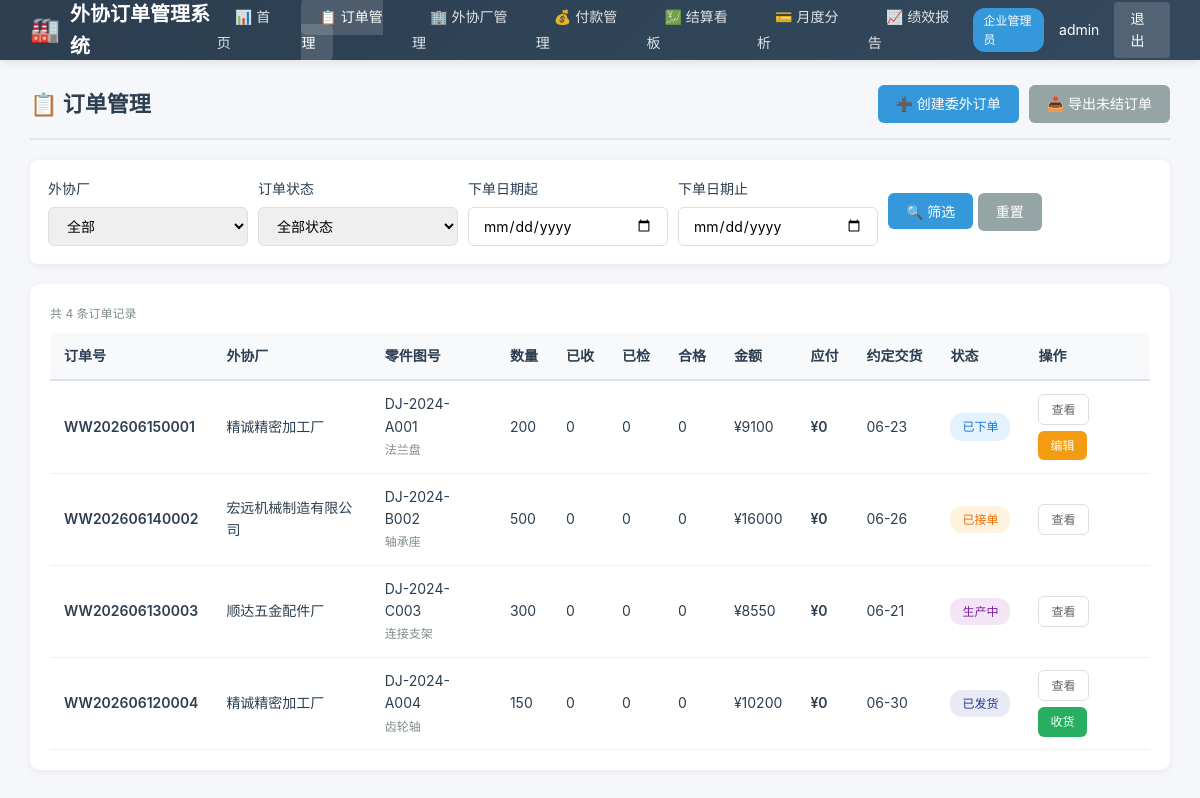
/orders (signed in), run on the app's committed database.
### models.py (models this page shows, shortened)
class User(UserMixin, db.Model):
    __tablename__ = 'users'
    id = db.Column(db.Integer, primary_key=True)
    username = db.Column(db.String(80), unique=True, nullable=False)
    password_hash = db.Column(db.String(256), nullable=False)
    role = db.Column(db.String(20), nullable=False)
    supplier_id = db.Column(db.Integer, db.ForeignKey('suppliers.id'), nullable=True)
    created_at = db.Column(db.DateTime, default=datetime.now)
    supplier = db.relationship('Supplier', backref='users', lazy=True)

class Order(db.Model):
    __tablename__ = 'orders'
    id = db.Column(db.Integer, primary_key=True)
    order_no = db.Column(db.String(40), unique=True, nullable=False)
    supplier_id = db.Column(db.Integer, db.ForeignKey('suppliers.id'), nullable=False)
    drawing_no = db.Column(db.String(80), nullable=False)
    part_name = db.Column(db.String(120))
    quantity = db.Column(db.Integer, nullable=False)
    unit_price = db.Column(db.Float, nullable=False)
    agreed_delivery_date = db.Column(db.Date, nullable=False)
    status = db.Column(db.String(20), default='已下单', nullable=False)
    remark = db.Column(db.String(512))
    created_at = db.Column(db.DateTime, default=datetime.now)
    accepted_at = db.Column(db.DateTime)
    production_at = db.Column(db.DateTime)
    shipped_at = db.Column(db.DateTime)
    first_arrived_at = db.Column(db.DateTime)
    last_arrived_at = db.Column(db.DateTime)
    first_inspected_at = db.Column(db.DateTime)
    last_inspected_at = db.Column(db.DateTime)
    completed_at = db.Column(db.DateTime)
    receipts = db.relationship('Receipt', backref='order', lazy=True, order_by='Receipt.created_at')
    inspections = db.relationship('Inspection', backref='order', lazy=True, order_by='Inspection.created_at')
    payment_requests = db.relationship('PaymentRequest', backref='order', lazy=True)
    def get_total_amount(self):
        return self.quantity * self.unit_price
    def get_total_received(self):
        return db.session.query(func.sum(Receipt.received_quantity)).filter(
            Receipt.order_id == self.id
        ).scalar() or 0
    def get_total_qualified(self):
        return db.session.query(func.sum(Inspection.qualified_quantity)).filter(
            Inspection.order_id == self.id
        ).scalar() or 0
    def get_total_unqualified(self):
        return db.session.query(func.sum(Inspection.unqualified_quantity)).filter(
            Inspection.order_id == self.id
        ).scalar() or 0
    def get_total_inspected(self):
        return self.get_total_qualified() + self.get_total_unqualified()
    def get_payable_amount(self):
        return self.get_total_qualified() * self.unit_price
    def get_remaining_quantity(self):
        return self.quantity - self.get_total_received()
    def can_create_receipt(self):
        return self.status in ['已发货', '部分到货'] and self.get_remaining_quantity() > 0

class Supplier(db.Model):
    __tablename__ = 'suppliers'
    id = db.Column(db.Integer, primary_key=True)
    name = db.Column(db.String(120), unique=True, nullable=False)
    contact = db.Column(db.String(80))
    phone = db.Column(db.String(30))
    address = db.Column(db.String(256))
    monthly_capacity = db.Column(db.Integer, default=1000)
    created_at = db.Column(db.DateTime, default=datetime.now)
    orders = db.relationship('Order', backref='supplier', lazy=True, foreign_keys='Order.supplier_id')
    def get_pending_quantity(self):
        pending = db.session.query(func.sum(Order.quantity)).filter(
            Order.supplier_id == self.id,
            Order.status.in_(['已下单', '已接单', '生产中', '已发货'])
        ).scalar() or 0
        received = db.session.query(func.sum(Receipt.received_quantity)).join(Order).filter(
            Order.supplier_id == self.id,
            Order.status.in_(['已下单', '已接单', '生产中', '已发货', '部分到货', '已到货', '质检中'])
        ).scalar() or 0
        return pending - received

### app.py (the view)
    @app.route('/orders')
    @login_required
    def list_orders():
        query = Order.query
        query = apply_order_filters(query, request.args)
        orders = query.order_by(Order.created_at.desc()).all()
        suppliers = Supplier.query.all() if current_user.role == 'enterprise' else []
        statuses = ['已下单', '已接单', '生产中', '已发货', '部分到货', '已到货', '质检中', '质检完成', '已完成']
        return render_template('orders/list.html', orders=orders, suppliers=suppliers,
                               status_filter=request.args.get('status', ''),
                               supplier_filter=request.args.get('supplier_id', type=int),
                               start_date=request.args.get('start_date', ''),
                               end_date=request.args.get('end_date', ''),
                               statuses=statuses)

### templates/orders/list.html (shortened to what this page needs)
{% extends 'base.html' %}
{% block content %}
<div class="page-header">
    <h1>📋 订单管理</h1>
    <div class="actions flex gap-10">
        {% if current_user.role == 'enterprise' %}
        <a href="{{ url_for('create_order') }}" class="btn btn-primary">➕ 创建委外订单</a>
        <a href="{{ url_for('export_unsettled_orders', supplier_id=supplier_filter, status=status_filter, start_date=start_date, end_date=end_date) }}" class="btn btn-secondary">📥 导出未结订单</a>
        {% endif %}
    </div>
</div>
<div class="filter-bar">
    <form method="get" class="flex gap-10 flex-wrap align-center" style="width:100%">
        {% if current_user.role == 'enterprise' %}
        <div class="form-group">
            <label>外协厂</label>
            <select name="supplier_id" class="form-control">
                <option value="">全部</option>
            </select>
        </div>
        {% endif %}
        <div class="form-group">
            <label>订单状态</label>
            <select name="status" class="form-control">
                <option value="">全部状态</option>
            </select>
        </div>
        <div class="form-group">
            <label>下单日期起</label>
            <input type="date" name="start_date" class="form-control" value="{{ start_date }}">
        </div>
        <div class="form-group">
            <label>下单日期止</label>
            <input type="date" name="end_date" class="form-control" value="{{ end_date }}">
        </div>
        <div class="form-group">
            <button type="submit" class="btn btn-primary">🔍 筛选</button>
            <a href="{{ url_for('list_orders') }}" class="btn btn-secondary">重置</a>
        </div>
    </form>
</div>
<div class="card">
    <div class="flex space-between align-center mb-10">
        <div class="text-small text-muted">共 {{ orders|length }} 条订单记录</div>
    </div>
    <div class="table-wrapper">
        <table class="data-table">
            <thead>
                <tr>
                    <th>订单号</th>
                    {% if current_user.role == 'enterprise' %}<th>外协厂</th>{% endif %}
                    <th>零件图号</th>
                    <th>数量</th>
                    <th>已收</th>
                    <th>已检</th>
                    <th>合格</th>
                    <th>金额</th>
                    <th>应付</th>
                    <th>约定交货</th>
                    <th>状态</th>
                    <th>操作</th>
                </tr>
            </thead>
            <tbody>
            {% for o in orders %}
                <tr>
                    <td class="font-bold">{{ o.order_no }}</td>
                    {% if current_user.role == 'enterprise' %}<td>{{ o.supplier.name }}</td>{% endif %}
                    <td>{{ o.drawing_no }}{% if o.part_name %}<br><span class="text-muted text-small">{{ o.part_name }}</span>{% endif %}</td>
                    <td>{{ o.quantity }}</td>
                    <td>
                        <span class="{% if o.get_total_received() == o.quantity %}text-success{% elif o.get_total_received() > 0 %}text-info{% endif %}">
                            {{ o.get_total_received() }}
                        </span>
                    </td>
                    <td>
                        <span class="{% if o.get_total_inspected() == o.quantity %}text-success{% endif %}">
                            {{ o.get_total_inspected() }}
                        </span>
                    </td>
                    <td class="{% if o.get_total_qualified() > 0 %}text-success{% endif %}">
                        {{ o.get_total_qualified() }}
                    </td>
                    <td>¥{{ '%.0f'|format(o.get_total_amount()) }}</td>
                    <td class="font-bold {% if o.get_payable_amount() > 0 %}text-success{% endif %}">
                        ¥{{ '%.0f'|format(o.get_payable_amount()) }}
                    </td>
                    <td>
                        {% set is_overdue = o.agreed_delivery_date < date.today() and o.status not in ['质检完成', '已完成'] %}
                        <span class="{% if is_overdue %}text-danger font-bold{% endif %}">{{ o.agreed_delivery_date.strftime('%m-%d') }}</span>
                    </td>
                    <td>
                        {% set badge_class = {
                            '已下单':'badge-ordered', '已接单':'badge-accepted',
                            '生产中':'badge-production', '已发货':'badge-shipped',
                            '部分到货':'badge-partial-arrived', '已到货':'badge-arrived',
                            '质检中':'badge-inspecting', '质检完成':'badge-inspected',
                            '已完成':'badge-completed'
                        } %}
                        <span class="badge {{ badge_class.get(o.status, '') }}">{{ o.status }}</span>
                    </td>
                    <td>
                        <div class="actions-col">
                            <a href="{{ url_for('view_order', order_id=o.id) }}" class="btn btn-outline btn-sm">查看</a>
                            {% if current_user.role == 'enterprise' and o.status == '已下单' %}
                            <a href="{{ url_for('edit_order', order_id=o.id) }}" class="btn btn-warning btn-sm">编辑</a>
                            {% endif %}
                            {% if current_user.role == 'enterprise' and o.can_create_receipt() %}
                            <a href="{{ url_for('create_receipt', order_id=o.id) }}" class="btn btn-success btn-sm">收货</a>
                            {% endif %}
                        </div>
                    </td>
                </tr>
            {% endfor %}
            </tbody>
        </table>
    </div>
</div>
{% endblock %}

### templates/base.html (shortened to what this page needs)
<!DOCTYPE html>
<html lang="zh-CN">
<head>
    <link rel="stylesheet" href="{{ url_for('static', filename='style.css') }}">
</head>
<body>
{% if current_user.is_authenticated %}
<nav class="navbar">
    <div class="navbar-brand">
        <span class="logo">🏭</span>
        <span>外协订单管理系统</span>
    </div>
    <ul class="navbar-nav">
        <li><a href="{{ url_for('dashboard') }}" class="{% if request.endpoint == 'dashboard' %}active{% endif %}">📊 首页</a></li>
        <li><a href="{{ url_for('list_orders') }}" class="{% if 'orders' in request.endpoint %}active{% endif %}">📋 订单管理</a></li>
        {% if current_user.role == 'enterprise' %}
        <li><a href="{{ url_for('list_suppliers') }}" class="{% if 'suppliers' in request.endpoint %}active{% endif %}">🏢 外协厂管理</a></li>
        <li><a href="{{ url_for('list_payments') }}" class="{% if 'payments' in request.endpoint %}active{% endif %}">💰 付款管理</a></li>
        <li><a href="{{ url_for('settlement_dashboard') }}" class="{% if 'settlement' in request.endpoint %}active{% endif %}">💹 结算看板</a></li>
        <li><a href="{{ url_for('payment_analysis') }}" class="{% if 'payment_analysis' in request.endpoint %}active{% endif %}">💳 月度分析</a></li>
        <li><a href="{{ url_for('performance_report') }}" class="{% if 'performance' in request.endpoint %}active{% endif %}">📈 绩效报告</a></li>
        {% endif %}
    </ul>
    <div class="navbar-user">
        <span class="user-role {{ current_user.role }}">{{ '企业管理员' if current_user.role == 'enterprise' else '外协厂' }}</span>
        <span>{{ current_user.username }}{% if current_user.supplier %} · {{ current_user.supplier.name }}{% endif %}</span>
        <a href="{{ url_for('logout') }}" class="logout-btn">退出</a>
    </div>
</nav>
<div class="main-container">
    {% block content %}{% endblock %}
</div>
{% else %}
    {% block login_content %}{% endblock %}
{% endif %}
</body>
</html>

### static/style.css (style rules this page uses)
* { margin: 0; padding: 0; box-sizing: border-box; }
body { font-family: -apple-system, BlinkMacSystemFont, "Segoe UI", Roboto, "Helvetica Neue", Arial, sans-serif; background: #f5f7fa; color: #2c3e50; line-height: 1.6; }
a { color: #3498db; text-decoration: none; }
.navbar { background: linear-gradient(135deg, #2c3e50, #34495e); padding: 0 30px; height: 60px; display: flex; align-items: center; justify-content: space-between; box-shadow: 0 2px 10px rgba(0,0,0,0.1); position: sticky; top: 0; z-index: 100; }
.navbar-brand { color: white; font-size: 20px; font-weight: 600; display: flex; align-items: center; gap: 10px; }
.navbar-brand .logo { font-size: 24px; }
.navbar-nav { display: flex; list-style: none; gap: 5px; }
.navbar-nav a { color: rgba(255,255,255,0.85); padding: 10px 18px; border-radius: 6px; transition: all 0.2s; font-size: 14px; }
.navbar-nav a:hover, .navbar-nav a.active { background: rgba(255,255,255,0.15); color: white; text-decoration: none; }
.navbar-user { color: white; display: flex; align-items: center; gap: 15px; font-size: 14px; }
.navbar-user .logout-btn { background: rgba(255,255,255,0.15); color: white; padding: 6px 16px; border-radius: 4px; }
.user-role { background: #3498db; padding: 3px 10px; border-radius: 12px; font-size: 12px; }
.main-container { padding: 25px 30px; max-width: 1600px; margin: 0 auto; }
.page-header { display: flex; justify-content: space-between; align-items: center; margin-bottom: 20px; padding-bottom: 15px; border-bottom: 2px solid #e1e8ed; }
.page-header h1 { font-size: 22px; color: #2c3e50; }
.page-header .actions { display: flex; gap: 10px; }
.card { background: white; border-radius: 10px; box-shadow: 0 2px 8px rgba(0,0,0,0.06); padding: 20px; margin-bottom: 20px; }
.table-wrapper { overflow-x: auto; }
.data-table { width: 100%; border-collapse: collapse; font-size: 14px; }
.data-table th { background: #f8f9fa; padding: 12px 14px; text-align: left; font-weight: 600; color: #2c3e50; border-bottom: 2px solid #dee2e6; white-space: nowrap; }
.data-table td { padding: 12px 14px; border-bottom: 1px solid #ecf0f1; vertical-align: middle; }
.data-table .actions-col { display: flex; gap: 6px; flex-wrap: wrap; }
.badge { display: inline-block; padding: 4px 12px; border-radius: 12px; font-size: 12px; font-weight: 500; white-space: nowrap; }
.badge-ordered { background: #e3f2fd; color: #1976d2; }
.badge-accepted { background: #fff3e0; color: #ef6c00; }
.badge-production { background: #f3e5f5; color: #7b1fa2; }
.badge-shipped { background: #e8eaf6; color: #283593; }
.btn { display: inline-block; padding: 8px 18px; border: none; border-radius: 6px; font-size: 14px; cursor: pointer; transition: all 0.2s; text-decoration: none; font-weight: 500; }
.btn-primary { background: #3498db; color: white; }
.btn-success { background: #27ae60; color: white; }
.btn-warning { background: #f39c12; color: white; }
.btn-secondary { background: #95a5a6; color: white; }
.btn-sm { padding: 5px 12px; font-size: 12px; }
.btn-outline { background: white; border: 1px solid #dcdfe6; color: #606266; }
.form-group { margin-bottom: 16px; }
.form-group label { display: block; margin-bottom: 6px; color: #2c3e50; font-weight: 500; font-size: 14px; }
.form-control { width: 100%; padding: 9px 14px; border: 1px solid #dcdfe6; border-radius: 6px; font-size: 14px; transition: border-color 0.2s; font-family: inherit; }
.filter-bar { background: white; padding: 18px; border-radius: 8px; margin-bottom: 20px; box-shadow: 0 2px 8px rgba(0,0,0,0.06); display: flex; gap: 15px; flex-wrap: wrap; align-items: flex-end; }
.filter-bar .form-group { margin-bottom: 0; min-width: 200px; }
.text-muted { color: #7f8c8d; }
.text-small { font-size: 12px; }
.font-bold { font-weight: 600; }
.mb-10 { margin-bottom: 10px; }
.flex { display: flex; }
.gap-10 { gap: 10px; }
.space-between { justify-content: space-between; }
.align-center { align-items: center; }
.flex-wrap { flex-wrap: wrap; }

### data on the page
User: role "企业管理员", username "admin"
Order: order_no "WW202606150001", supplier.name "精诚精密加工厂", drawing_no "DJ-2024-A001", part_name "法兰盘", quantity "200", get_total_received "0", get_total_inspected "0", get_total_qualified "0", get_total_amount "9100", get_payable_amount "0", agreed_delivery_date "06-23", status "已下单"
Order: order_no "WW202606140002", supplier.name "宏远机械制造有限公司", drawing_no "DJ-2024-B002", part_name "轴承座", quantity "500", get_total_received "0", get_total_inspected "0", get_total_qualified "0", get_total_amount "16000", get_payable_amount "0", agreed_delivery_date "06-26", status "已接单"
Order: order_no "WW202606130003", supplier.name "顺达五金配件厂", drawing_no "DJ-2024-C003", part_name "连接支架", quantity "300", get_total_received "0", get_total_inspected "0", get_total_qualified "0", get_total_amount "8550", get_payable_amount "0", agreed_delivery_date "06-21", status "生产中"
Order: order_no "WW202606120004", supplier.name "精诚精密加工厂", drawing_no "DJ-2024-A004", part_name "齿轮轴", quantity "150", get_total_received "0", get_total_inspected "0", get_total_qualified "0", get_total_amount "10200", get_payable_amount "0", agreed_delivery_date "06-30", status "已发货"

### other printed values
{{ orders|length }} "4"
